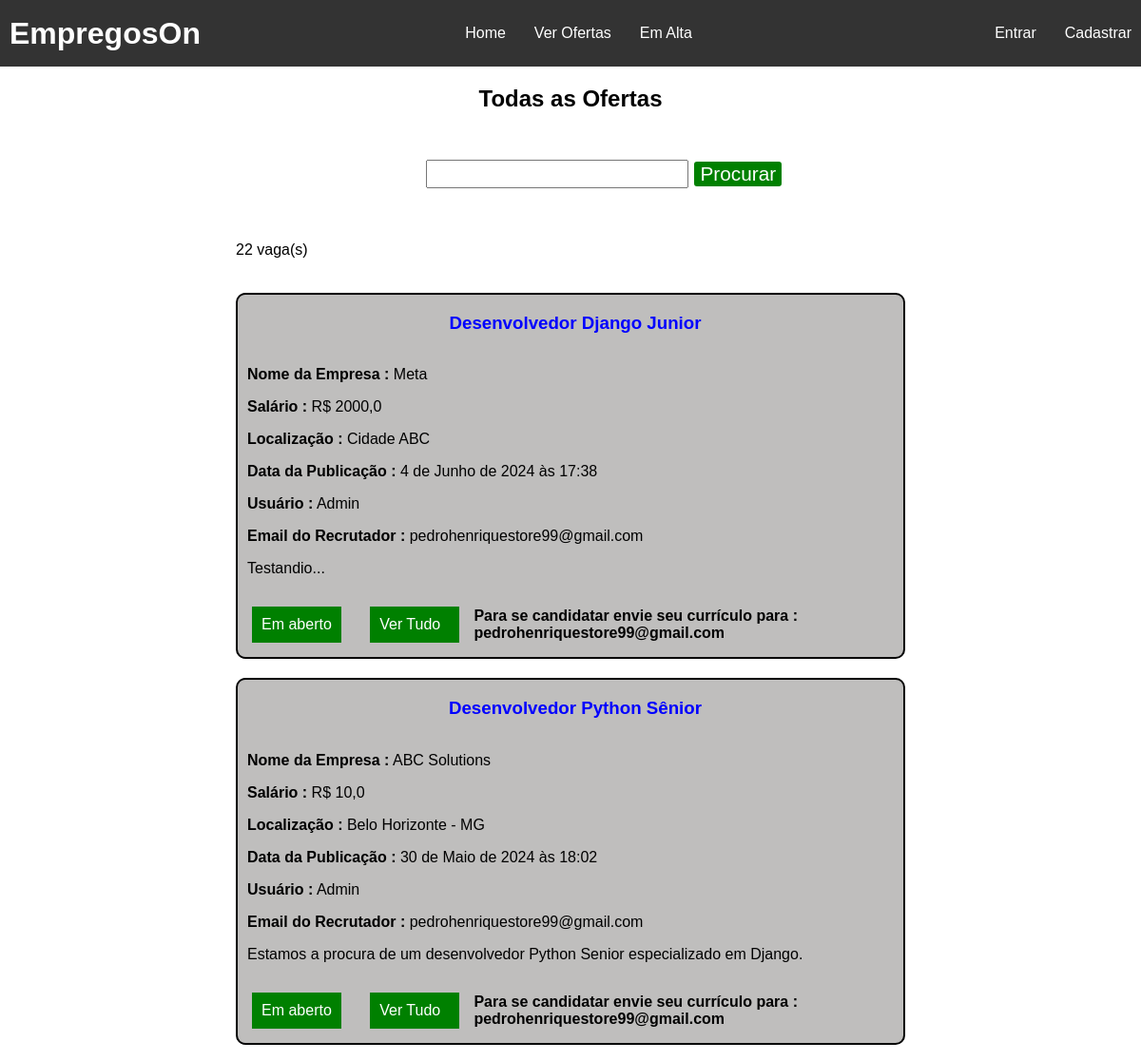
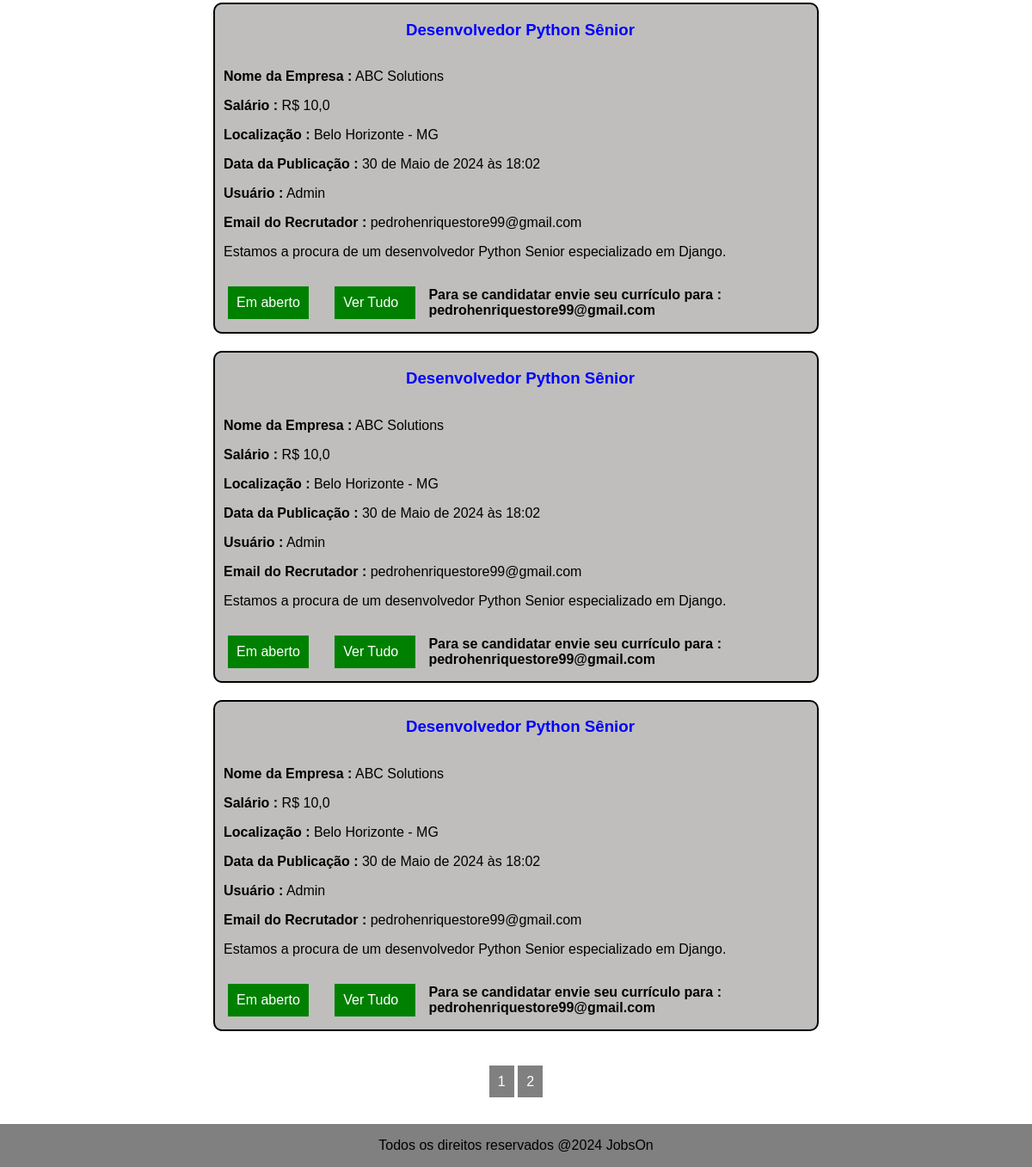
Page /job_list/ on the earlier database version (2 pictures, top to bottom).
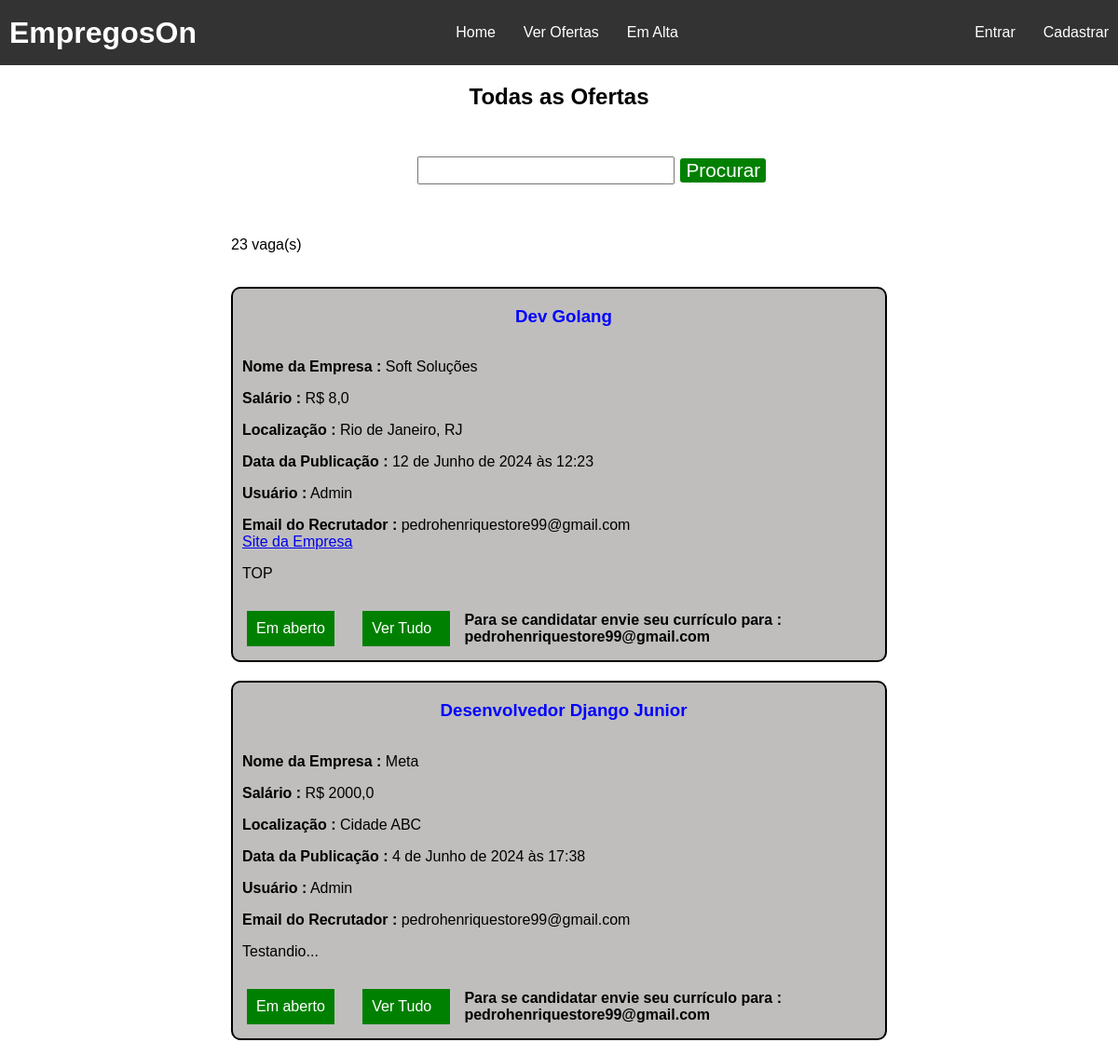
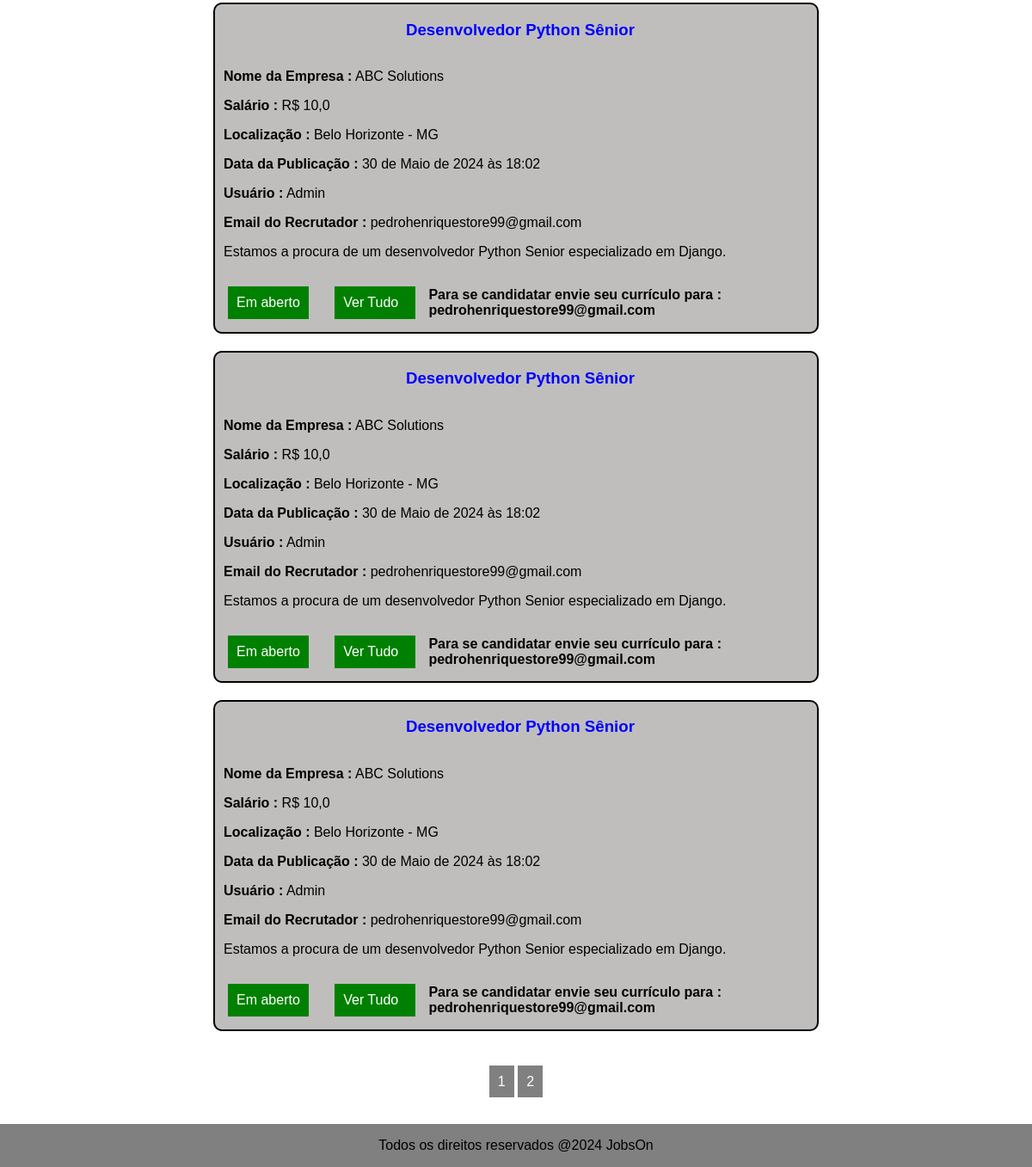
Same page on the later database version (2 pictures, top to bottom).
### jobs/models.py (models this page shows, shortened)
class JobOffer(models.Model):
    title = models.CharField(max_length=100)
    description = models.TextField()
    organization_name = models.CharField(max_length=100)
    location = models.CharField(max_length=100)
    publication_date = models.DateTimeField(auto_now_add=True)  # Adicionará automaticamente a data e hora ao campo
    offer_requirements = models.CharField(max_length=300)
    employment_type = models.CharField(max_length=100)
    salary = models.FloatField(blank=True, null=True)  # define que por padrão o campo é não informado
    organization_description = models.TextField()
    autor = models.ForeignKey(User, on_delete=models.PROTECT, related_name='car_user', editable=False, default=1)
    recruiter_email = models.EmailField(editable=False)
    number_of_views = models.IntegerField(default=0, editable=False)
    company_site = models.URLField(max_length=300, blank=True, null=True)
    allowed = models.BooleanField(default=0)  # Controle de permissao para as vagas

### jobs/views.py (the view)
# urls.py: path('job_list/', JobOffersList.as_view(), name='job_list'),
class JobOffersList(ListView):
    template_name = 'job_list.html'
    model = JobOffer
    paginate_by = 5
    ordering = ["-publication_date"]
    def get_queryset(self):
        queryset = super().get_queryset()
        search = self.request.GET.get('search', '')
        queryset = queryset.filter((Q(title__icontains=search) |
                                        Q(offer_requirements__icontains=search)) & Q(allowed=1))
        return queryset
    def get_context_data(self, **kwargs):
        context = super().get_context_data()
        context["search"] = self.request.GET.get("search", "")
        queryset = self.get_queryset()
        context["total_offers_found"] = queryset.count()
        return context

### jobs/templates/job_list.html (shortened to what this page needs)
{% extends 'base.html' %}
{% block styles %}
    {{ block.super }}
    {% load static %}
    <link rel="stylesheet" type="text/css" href="{% static 'css/job_list.css' %}">
{% endblock %}
{% block content %}
    <main>
        <h2 class="title-offer-page">Todas as Ofertas</h2>
        <section class="section-content">
            <form class="offer-form-search" method="GET">
                <input id="query-offer" name="search", value="{{ search }}">
                <button class="btn-search-job">Procurar</button>
            </form>
            <p class="total-of-offers">{{ total_offers_found }} vaga(s)</p>
    {% if object_list %}
        {% for offer in object_list %}
            <div class="offer-grid">
                <h3 class="offer-title">{{ offer.title }}</h3>
                <p class="p-offer"><strong>Nome da Empresa :</strong> {{ offer.organization_name }}</p>
                <p class="p-offer"><strong>Salário :</strong> R$ {{ offer.salary }}</p>
                <p class="p-offer"><strong>Localização :</strong> {{ offer.location }}</p>
                <p class="p-offer"><strong>Data da Publicação :</strong> {{ offer.publication_date }}</p>
                <p class="p-offer"><strong>Usuário :</strong> {{ offer.autor|capfirst }}</p>
                <p class="p-offer"><strong>Email do Recrutador :</strong> {{ offer.recruiter_email }}</p>
                {% if offer.company_site is not None or offer.company_site == '' %}
                    <a class="p-offer" href="{{ offer.company_site }}">Site da Empresa</a>
                {% endif %}
                <p class="p-description"> {{ offer.description }}</p>
                <div class="btn-joblist-container">
                    <p class="btn-status">Em aberto</p>
                    <a class="btn-detail" href="{% url 'detail_offer' offer.id %}">Ver Tudo</a>
                    <p class="email-text">Para se candidatar envie seu currículo para : {{ offer.recruiter_email }}</p>
                </div>
            </div>
        {% endfor %}
    {% else %}
            <p class="job-list-advice-null">Nenhum resultado encontrado.</p>
    {% endif %}
        </section>
        <div class="pagination">
            <span class="step-links">
                    <a class="page-link" href="?page={{ page_obj.number }}">{{ page_obj.number }}</a>
                {% if page_obj.has_next %}
                    <a class="page-link" href="?page={{ page_obj.next_page_number }}">{{ page_obj.next_page_number }}</a>
                {% endif %}
            </span>
        </div>
    </main>
{% endblock %}

### app/templates/base.html (shortened to what this page needs)
<!DOCTYPE html>
{% load static %}
<html lang="pt-br">
<head>
    {% block styles %}
        <link rel="stylesheet" type="text/css" href="{% static '/css/index.css' %}">
    {% endblock %}
</head>
<body>
    <header>
        <h1 class="title">EmpregosOn</h1>
        <nav class="nav-container">
            <a class="nav-link" href="/">Home</a>
                <a class="nav-link" href="{% url 'job_list' %}">Ver Ofertas</a>
            <a class="nav-link" href="{% url 'popular_offers' %}">Em Alta</a>
        </nav>
        <ul class="list-header">
            {% if user.is_authenticated %}
                <li><a class="list-header-link" href="/logout">Sair</a></li>
            {% else %}
                <li><a class="list-header-link" href="/login">Entrar</a></li>
                <li><a class="list-header-link" href="/register">Cadastrar</a></li>
            {% endif %}
        </ul>
    </header>
    <main>
        {% block content %}
        {% endblock %}
    </main>
    <footer class="footer">
        <p>Todos os direitos reservados @{% now 'Y' %} JobsOn</p>
    </footer>
</body>
</html>

### static/css/index.css (style rules this page uses)
body { margin: 0; font-family: Arial, sans-serif; display: flex; flex-direction: column; min-height: 100vh; }
header { background-color: #333; padding: 10px; display: flex; justify-content: space-between; align-items: center; height: 50px; gap: 30px; }
.nav-container { display: flex; justify-content: start; gap: 30px; }
.title { color: white; }
.nav-link, .list-header-link { text-decoration: none; color: white; }
.list-header { list-style: none; display: flex; gap: 30px; }
.footer { background-color: grey; margin-top: auto; text-align: center; }

### static/css/job_list.css (style rules this page uses)
body { background-color: white; }
.offer-grid { display: grid; grid-template-columns: 1fr; border: 2px solid black; border-radius: 10px; background-color: rgb(191, 190, 189); width: 700px; }
.offer-title { text-align: center; color: blue; margin-left: 10px; }
.title-offer-page { text-align: center; }
.p-offer { margin-left: 10px; margin-bottom: 0px; }
.p-description { margin-left: 10px; }
.section-content { display: grid; margin: 50px; gap: 20px; background-color: white; justify-content: center; }
.btn-status, .btn-detail { display: inline-block; color: white; text-decoration: none; background-color: green; width: 100px; padding: 10px; margin: 15px; }
.offer-form-search { margin-left: 200px; margin-bottom: 20px; }
#query-offer { font-size: 1.3rem; }
.btn-search-job { font-size: 1.3rem; color: white; background-color: green; border: 2px solid white; border-radius: 5px; }
.btn-joblist-container { display: flex; flex-direction: row; }
.email-text { font-weight: 600; }
.pagination { display: flex; justify-content: center; align-items: center; margin-bottom: 40px; }
.page-link { text-decoration: none; padding: 10px; background: grey; color: white; }

Differences in the rows shown:
no longer on this page (row unchanged): JobOffer: title "Desenvolvedor Python Sênior", organization_name "ABC Solutions", salary "10,0", location "Belo Horizonte - MG", publication_date "30 de Maio de 2024 às 18:02", autor "Admin", recruiter_email "pedrohenriquestore99@gmail.com", description "Estamos a procura de um desenvolvedor Python Senior especializado em Django."
added JobOffer: title "Dev Golang", organization_name "Soft Soluções", salary "8,0", location "Rio de Janeiro, RJ", publication_date "12 de Junho de 2024 às 12:23", autor "Admin", recruiter_email "pedrohenriquestore99@gmail.com", description "TOP"
Other differences:
{{ total_offers_found }}: "22" → "23"
